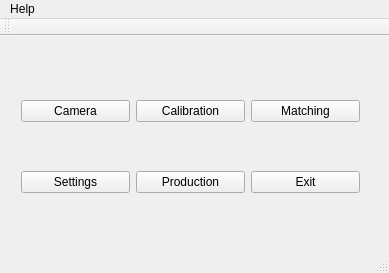
<?xml version="1.0" encoding="UTF-8"?>
<ui version="4.0">
 <class>MainWindow</class>
 <widget class="QMainWindow" name="MainWindow">
  <property name="geometry">
   <rect>
    <x>0</x>
    <y>0</y>
    <width>389</width>
    <height>273</height>
   </rect>
  </property>
  <property name="windowTitle">
   <string>MainWindow</string>
  </property>
  <widget class="QWidget" name="centralWidget">
   <widget class="QWidget" name="layoutWidget">
    <property name="geometry">
     <rect>
      <x>10</x>
      <y>10</y>
      <width>361</width>
      <height>201</height>
     </rect>
    </property>
    <layout class="QGridLayout" name="gridLayout">
     <item row="0" column="0">
      <widget class="QPushButton" name="pbCamera">
       <property name="text">
        <string>Camera</string>
       </property>
      </widget>
     </item>
     <item row="0" column="1">
      <widget class="QPushButton" name="pbCalibration">
       <property name="text">
        <string>Calibration</string>
       </property>
      </widget>
     </item>
     <item row="0" column="2">
      <widget class="QPushButton" name="pbMatching">
       <property name="text">
        <string>Matching</string>
       </property>
      </widget>
     </item>
     <item row="1" column="0">
      <widget class="QPushButton" name="pbSettings">
       <property name="text">
        <string>Settings</string>
       </property>
      </widget>
     </item>
     <item row="1" column="1">
      <widget class="QPushButton" name="pbProduction">
       <property name="text">
        <string>Production</string>
       </property>
      </widget>
     </item>
     <item row="1" column="2">
      <widget class="QPushButton" name="pbExit">
       <property name="text">
        <string>Exit</string>
       </property>
      </widget>
     </item>
    </layout>
   </widget>
  </widget>
  <widget class="QMenuBar" name="menuBar">
   <property name="geometry">
    <rect>
     <x>0</x>
     <y>0</y>
     <width>389</width>
     <height>21</height>
    </rect>
   </property>
   <widget class="QMenu" name="menuHelp">
    <property name="title">
     <string>Help</string>
    </property>
    <addaction name="actionHelp"/>
    <addaction name="actionAbout"/>
   </widget>
   <addaction name="menuHelp"/>
  </widget>
  <widget class="QToolBar" name="mainToolBar">
   <attribute name="toolBarArea">
    <enum>TopToolBarArea</enum>
   </attribute>
   <attribute name="toolBarBreak">
    <bool>false</bool>
   </attribute>
  </widget>
  <widget class="QStatusBar" name="statusBar"/>
  <action name="actionHelp">
   <property name="text">
    <string>Help</string>
   </property>
  </action>
  <action name="actionAbout">
   <property name="text">
    <string>About</string>
   </property>
  </action>
 </widget>
 <layoutdefault spacing="6" margin="11"/>
 <resources/>
 <connections/>
</ui>
